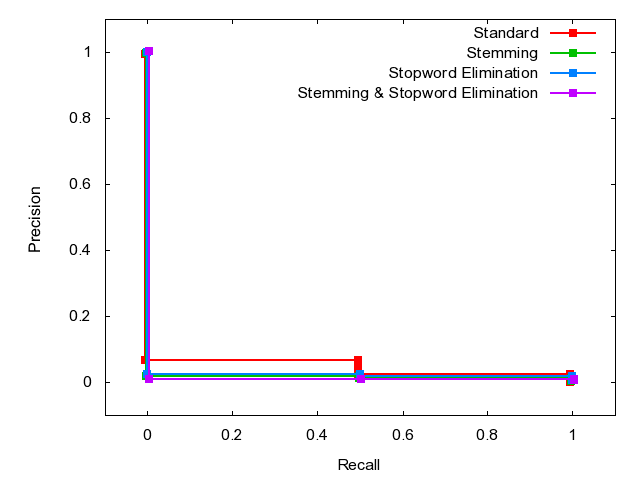

Here is the gnuplot script that generated this plot:

	set terminal png
	set output 'Q26.png'
	set ylabel 'Precision'
	set xlabel 'Recall'
	set xrange [-0.1:1.1]
	set yrange [-0.1:1.1]
	plot 'Q26.dat' index 0 using 1:2 w linespoints lw 2 pt 5 title 'Standard', \
'Q26.dat' index 1 using 1:2 w linespoints lw 2 pt 5 title 'Stemming', \
'Q26.dat' index 2 using 1:2 w linespoints lw 2 pt 5 title 'Stopword Elimination', \
'Q26.dat' index 3 using 1:2 w linespoints lw 2 pt 5 title 'Stemming & Stopword Elimination'
